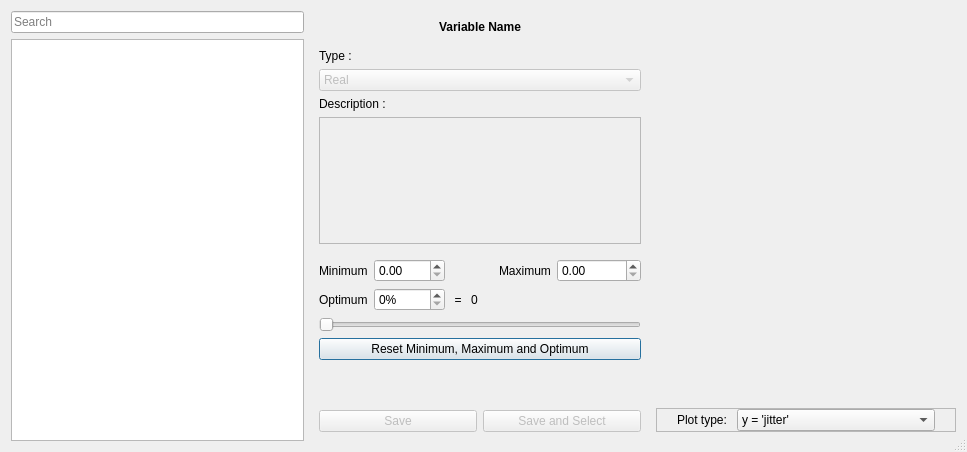
<?xml version="1.0" encoding="UTF-8"?>
<ui version="4.0">
 <class>SelectOutcomeMPDialog</class>
 <widget class="QDialog" name="SelectOutcomeMPDialog">
  <property name="windowModality">
   <enum>Qt::ApplicationModal</enum>
  </property>
  <property name="geometry">
   <rect>
    <x>0</x>
    <y>0</y>
    <width>967</width>
    <height>452</height>
   </rect>
  </property>
  <property name="windowTitle">
   <string>Select Outcome Variable</string>
  </property>
  <property name="locale">
   <locale language="English" country="UnitedStates"/>
  </property>
  <property name="sizeGripEnabled">
   <bool>true</bool>
  </property>
  <property name="modal">
   <bool>true</bool>
  </property>
  <layout class="QHBoxLayout" name="horizontalLayout" stretch="3,1,3">
   <item>
    <widget class="QFrame" name="frame_3">
     <property name="frameShape">
      <enum>QFrame::NoFrame</enum>
     </property>
     <property name="frameShadow">
      <enum>QFrame::Raised</enum>
     </property>
     <layout class="QVBoxLayout" name="verticalLayout_2">
      <property name="margin">
       <number>0</number>
      </property>
      <item>
       <widget class="QLineEdit" name="search_box">
        <property name="placeholderText">
         <string>Search</string>
        </property>
       </widget>
      </item>
      <item>
       <widget class="QTableView" name="tableView">
        <property name="minimumSize">
         <size>
          <width>100</width>
          <height>0</height>
         </size>
        </property>
        <property name="contextMenuPolicy">
         <enum>Qt::CustomContextMenu</enum>
        </property>
        <attribute name="horizontalHeaderStretchLastSection">
         <bool>true</bool>
        </attribute>
       </widget>
      </item>
     </layout>
    </widget>
   </item>
   <item>
    <widget class="QFrame" name="frame">
     <property name="minimumSize">
      <size>
       <width>340</width>
       <height>0</height>
      </size>
     </property>
     <property name="frameShape">
      <enum>QFrame::NoFrame</enum>
     </property>
     <property name="frameShadow">
      <enum>QFrame::Raised</enum>
     </property>
     <layout class="QVBoxLayout" name="verticalLayout" stretch="0,1,0">
      <property name="leftMargin">
       <number>0</number>
      </property>
      <property name="rightMargin">
       <number>0</number>
      </property>
      <property name="bottomMargin">
       <number>0</number>
      </property>
      <item>
       <widget class="QLabel" name="var_name">
        <property name="maximumSize">
         <size>
          <width>16777215</width>
          <height>23</height>
         </size>
        </property>
        <property name="font">
         <font>
          <weight>75</weight>
          <bold>true</bold>
         </font>
        </property>
        <property name="text">
         <string>Variable Name</string>
        </property>
        <property name="alignment">
         <set>Qt::AlignHCenter|Qt::AlignTop</set>
        </property>
        <property name="textInteractionFlags">
         <set>Qt::LinksAccessibleByMouse|Qt::TextSelectableByMouse</set>
        </property>
       </widget>
      </item>
      <item>
       <widget class="QFrame" name="frame_2">
        <property name="frameShape">
         <enum>QFrame::NoFrame</enum>
        </property>
        <property name="frameShadow">
         <enum>QFrame::Raised</enum>
        </property>
        <layout class="QVBoxLayout" name="verticalLayout_4">
         <item>
          <widget class="QLabel" name="label_2">
           <property name="text">
            <string>Type :</string>
           </property>
           <property name="buddy">
            <cstring>var_type_combo</cstring>
           </property>
          </widget>
         </item>
         <item>
          <widget class="QComboBox" name="var_type_combo">
           <property name="enabled">
            <bool>false</bool>
           </property>
           <item>
            <property name="text">
             <string>Real</string>
            </property>
           </item>
           <item>
            <property name="text">
             <string>Nominal</string>
            </property>
           </item>
          </widget>
         </item>
         <item>
          <widget class="QLabel" name="label">
           <property name="text">
            <string>Description :</string>
           </property>
           <property name="buddy">
            <cstring>var_description</cstring>
           </property>
          </widget>
         </item>
         <item>
          <widget class="QPlainTextEdit" name="var_description">
           <property name="enabled">
            <bool>false</bool>
           </property>
           <property name="horizontalScrollBarPolicy">
            <enum>Qt::ScrollBarAlwaysOff</enum>
           </property>
          </widget>
         </item>
         <item>
          <widget class="QStackedWidget" name="details_frame">
           <property name="currentIndex">
            <number>1</number>
           </property>
           <widget class="QWidget" name="nominal_page">
            <layout class="QHBoxLayout" name="horizontalLayout_3">
             <property name="leftMargin">
              <number>0</number>
             </property>
             <property name="rightMargin">
              <number>0</number>
             </property>
             <property name="bottomMargin">
              <number>0</number>
             </property>
             <item>
              <widget class="QTableView" name="labels_names_table">
               <attribute name="horizontalHeaderStretchLastSection">
                <bool>true</bool>
               </attribute>
               <attribute name="verticalHeaderStretchLastSection">
                <bool>false</bool>
               </attribute>
              </widget>
             </item>
            </layout>
           </widget>
           <widget class="QWidget" name="real_page">
            <layout class="QGridLayout" name="gridLayout_3">
             <property name="leftMargin">
              <number>0</number>
             </property>
             <property name="rightMargin">
              <number>0</number>
             </property>
             <property name="bottomMargin">
              <number>0</number>
             </property>
             <item row="0" column="0">
              <widget class="QLabel" name="label_4">
               <property name="toolTip">
                <string>Select the expected minimum value for this variable</string>
               </property>
               <property name="text">
                <string>Minimum</string>
               </property>
               <property name="buddy">
                <cstring>minimum_val</cstring>
               </property>
              </widget>
             </item>
             <item row="0" column="1">
              <widget class="QDoubleSpinBox" name="minimum_val">
               <property name="maximum">
                <double>9999.000000000000000</double>
               </property>
              </widget>
             </item>
             <item row="0" column="3">
              <spacer name="horizontalSpacer">
               <property name="orientation">
                <enum>Qt::Horizontal</enum>
               </property>
               <property name="sizeHint" stdset="0">
                <size>
                 <width>40</width>
                 <height>20</height>
                </size>
               </property>
              </spacer>
             </item>
             <item row="0" column="4">
              <widget class="QLabel" name="label_5">
               <property name="toolTip">
                <string>Select the expected maximum value for this variable</string>
               </property>
               <property name="text">
                <string>Maximum</string>
               </property>
               <property name="buddy">
                <cstring>maximum_val</cstring>
               </property>
              </widget>
             </item>
             <item row="0" column="5">
              <widget class="QDoubleSpinBox" name="maximum_val">
               <property name="maximum">
                <double>9999999.000000000000000</double>
               </property>
              </widget>
             </item>
             <item row="1" column="0">
              <widget class="QLabel" name="label_6">
               <property name="toolTip">
                <string>Select the optimal value for this value, the value that would be considered &quot;good&quot;</string>
               </property>
               <property name="text">
                <string>Optimum</string>
               </property>
              </widget>
             </item>
             <item row="1" column="1">
              <widget class="QSpinBox" name="optimum_val">
               <property name="suffix">
                <string>%</string>
               </property>
               <property name="maximum">
                <number>100</number>
               </property>
              </widget>
             </item>
             <item row="1" column="2">
              <widget class="QLabel" name="label_7">
               <property name="text">
                <string> = </string>
               </property>
               <property name="alignment">
                <set>Qt::AlignRight|Qt::AlignTrailing|Qt::AlignVCenter</set>
               </property>
              </widget>
             </item>
             <item row="1" column="3">
              <widget class="QLabel" name="optimum_real_value">
               <property name="text">
                <string>0</string>
               </property>
              </widget>
             </item>
             <item row="2" column="0" colspan="6">
              <widget class="QSlider" name="horizontalSlider">
               <property name="locale">
                <locale language="English" country="UnitedStates"/>
               </property>
               <property name="maximum">
                <number>100</number>
               </property>
               <property name="pageStep">
                <number>10</number>
               </property>
               <property name="orientation">
                <enum>Qt::Horizontal</enum>
               </property>
               <property name="tickPosition">
                <enum>QSlider::NoTicks</enum>
               </property>
              </widget>
             </item>
             <item row="4" column="0">
              <spacer name="verticalSpacer_2">
               <property name="orientation">
                <enum>Qt::Vertical</enum>
               </property>
               <property name="sizeHint" stdset="0">
                <size>
                 <width>20</width>
                 <height>91</height>
                </size>
               </property>
              </spacer>
             </item>
             <item row="3" column="0" colspan="6">
              <widget class="QPushButton" name="reset_real_meta">
               <property name="text">
                <string>Reset Minimum, Maximum and Optimum</string>
               </property>
              </widget>
             </item>
            </layout>
           </widget>
          </widget>
         </item>
        </layout>
       </widget>
      </item>
      <item>
       <widget class="QFrame" name="frame_4">
        <property name="frameShape">
         <enum>QFrame::NoFrame</enum>
        </property>
        <property name="frameShadow">
         <enum>QFrame::Raised</enum>
        </property>
        <layout class="QHBoxLayout" name="horizontalLayout_2">
         <item>
          <widget class="QPushButton" name="save_button">
           <property name="enabled">
            <bool>false</bool>
           </property>
           <property name="text">
            <string>Save</string>
           </property>
          </widget>
         </item>
         <item>
          <widget class="QPushButton" name="select_button">
           <property name="enabled">
            <bool>false</bool>
           </property>
           <property name="text">
            <string>Save and Select</string>
           </property>
          </widget>
         </item>
        </layout>
       </widget>
      </item>
     </layout>
    </widget>
   </item>
   <item>
    <widget class="QFrame" name="frame_5">
     <property name="frameShape">
      <enum>QFrame::NoFrame</enum>
     </property>
     <property name="frameShadow">
      <enum>QFrame::Raised</enum>
     </property>
     <layout class="QVBoxLayout" name="verticalLayout_3" stretch="1,0">
      <property name="leftMargin">
       <number>0</number>
      </property>
      <property name="topMargin">
       <number>0</number>
      </property>
      <property name="rightMargin">
       <number>0</number>
      </property>
      <item>
       <widget class="QFrame" name="plot_frame">
        <property name="minimumSize">
         <size>
          <width>300</width>
          <height>0</height>
         </size>
        </property>
        <property name="frameShape">
         <enum>QFrame::NoFrame</enum>
        </property>
        <property name="frameShadow">
         <enum>QFrame::Raised</enum>
        </property>
       </widget>
      </item>
      <item>
       <widget class="QFrame" name="frame_6">
        <property name="frameShape">
         <enum>QFrame::StyledPanel</enum>
        </property>
        <property name="frameShadow">
         <enum>QFrame::Raised</enum>
        </property>
        <layout class="QFormLayout" name="formLayout_2">
         <property name="leftMargin">
          <number>20</number>
         </property>
         <property name="topMargin">
          <number>0</number>
         </property>
         <property name="rightMargin">
          <number>20</number>
         </property>
         <property name="bottomMargin">
          <number>0</number>
         </property>
         <item row="0" column="0">
          <widget class="QLabel" name="label_3">
           <property name="text">
            <string>Plot type: </string>
           </property>
          </widget>
         </item>
         <item row="0" column="1">
          <widget class="QComboBox" name="plot_type">
           <property name="toolTip">
            <string>Add regressors and interactions  in order to get more plot types</string>
           </property>
           <item>
            <property name="text">
             <string>y = 'jitter'</string>
            </property>
           </item>
          </widget>
         </item>
        </layout>
       </widget>
      </item>
     </layout>
    </widget>
   </item>
  </layout>
 </widget>
 <resources/>
 <connections/>
</ui>
